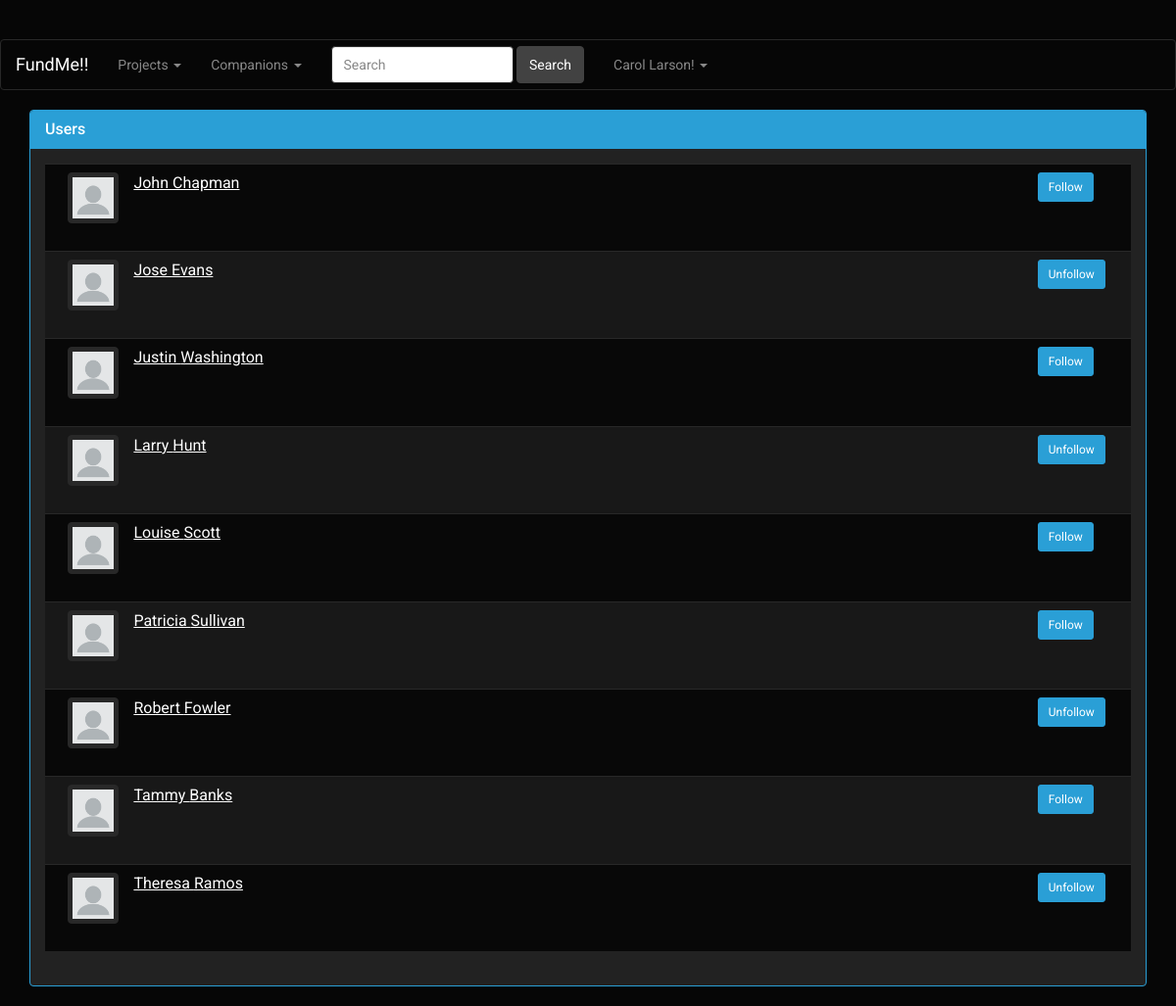
Screenshot of /allusers.php (signed in) with the database file from the repository.
### tables this page shows
CREATE TABLE `USER` (
  `EMAIL_ID` VARCHAR(45) NOT NULL,
  `PASSWORD` VARCHAR(45) NOT NULL,
  `FIRST_NAME` VARCHAR(45) NOT NULL,
  `LAST_NAME` VARCHAR(45) NOT NULL,
  `ADDRESS_LINE_1` VARCHAR(100) NOT NULL,
  `ADDRESS_LINE_2` VARCHAR(100) NULL,
  `CITY` VARCHAR(45) NOT NULL,
  `STATE` VARCHAR(45) NOT NULL,
  `COUNTRY` VARCHAR(45) NOT NULL,
  `ZIPCODE` INT(11) NOT NULL,
  `PHONE` VARCHAR(10) NOT NULL,
  `INTEREST` VARCHAR(45) DEFAULT NULL,
  `PHOTO` BLOB,
  PRIMARY KEY (`EMAIL_ID`)
);

### allusers.php (the view, shortened to what this page needs)
<html lang="en">
<head>
    <link href="css/bootstrap.min.css" rel="stylesheet">
    <link rel="stylesheet" href="https://maxcdn.bootstrapcdn.com/bootstrap/3.3.7/css/bootstrap.min.css"
>
</head>
<body>
<?php
require 'dbconn.php';
require 'navbar.php';
?>
<?php
if (!isset($_SESSION['email'])) {
    echo "Enter email Please";
} else {
    $sql =
        "SELECT EMAIL_ID,FIRST_NAME,LAST_NAME,PHOTO from USER where EMAIL_ID <>'" . $_SESSION['email'] . "'";
    $result = $conn->query($sql);
    if ($result->num_rows === 0) {
        echo "";
        echo '<div class="alert alert-dismissible alert-danger">
				<button type="button" class="close" data-dismiss="alert">&times;</button>
				<strong>Oh snap! There are no other emails on FundMe other than you.</strong>
				</div>';
    } else {
        ?>
        <div class="container">
            <div class='panel panel-primary'>
                <div class='panel-heading'>
                    <h3 class='panel-title'>Users</h3>
                </div>
                <div class='panel-body'>
                    <table class="table table-striped table-hover">
                        <tbody>
                        <?php
                        while ($row = $result->fetch_assoc()) { ?>
                            <tr>
                                <td>
                                    <div class="col-sm-1">
                                        <div class="thumbnail">
                                            <?php
                                            if (is_null($row['PHOTO'])) {
                                                ?>
                                                <img class="img-responsive user-photo" src="img/blank.png">
                                                <?php
                                            } else {
                                                ?>
                                                <img class="img-responsive user-photo"
>
                                                <?php
                                            }
                                            ?>
                                        </div>
                                    </div>
                                    <a href="viewOtherUserProfile.php?email=<?php echo $row['EMAIL_ID'] ?>">
                                        <?php echo $row['FIRST_NAME'] . " " . $row['LAST_NAME'] ?>
                                    </a>
                                </td>
                                <td>
                                    <?php
                                    $sql_checkfollower =
                                        "SELECT * FROM FOLLOWER WHERE UPPER(FOLLOWER_EMAIL_ID)=UPPER('" . $email . "') AND UPPER(FOLLOWED_EMAIL_ID)=UPPER('" . $row['EMAIL_ID'] . "')";
                                    $result_checkfollower = $conn->query($sql_checkfollower);
                                    if ($result_checkfollower->num_rows === 0) {
                                        echo "<a href='addfollow.php?email=" . $row['EMAIL_ID'] . "' class='btn btn-primary btn-sm'>Follow</a>";
                                    } else {
                                        echo "<a href='unfollow.php?email=" . $row['EMAIL_ID'] . "' class='btn btn-primary btn-sm'>Unfollow</a>";
                                    }
                                    ?>
                                </td>
                            </tr>
                            <?php
                        } ?>
                        </tbody>
                    </table>
                </div>
            </div>
        </div>
        <?php
    }
}
?>
</body>
</html>

### navbar.php (shortened to what this page needs)
<?php
require 'dbconn.php';
?>
<nav class="navbar navbar-default">
    <div class="container-fluid">
        <div class="navbar-header">
            <a class="navbar-brand" href="homepage.php">FundMe!!</a>
        </div>
        <div class="collapse navbar-collapse" id="bs-example-navbar-collapse-1">
            <ul class="nav navbar-nav">
                <li class="dropdown">
                    <a href="#" class="dropdown-toggle" data-toggle="dropdown" role="button" aria-expanded="false">Projects
                        <span class="caret"></span></a>
                </li>
                <li class="dropdown">
                    <a href="#" class="dropdown-toggle" data-toggle="dropdown" role="button" aria-expanded="false">Companions
                        <span class="caret"></span></a>
                </li>
                <li>
                    <form class="navbar-form navbar-left" role="search" method="POST" action="search.php">
                        <div class="form-group">
                            <input type="text" class="form-control" placeholder="Search" name="keyword">
                        </div>
                        <button type="submit" class="btn btn-default">Search</button>
                    </form>
                </li>
                <li class="dropdown">
                    <a href="#" class="dropdown-toggle" data-toggle="dropdown" role="button" aria-expanded="false">
                        <?php
                        if (isset($_SESSION['email'])) {
                            $email = $_SESSION['email'];
                            $sql_getname = "select first_name,last_name from user where email_id='" . $_SESSION['email'] . "'";
                            $result_getname = $conn->query($sql_getname);
                            $row_getname = $result_getname->fetch_assoc();
                            echo $row_getname['first_name'] . " " . $row_getname['last_name'] . "!";
                        } else {
                        }
                        ?>
                        <span class="caret"></span></a>
                </li>
            </ul>
        </div>
    </div>
</nav>

### rows the page displays
user: FIRST_NAME "Carol", LAST_NAME "Larson"
user: FIRST_NAME "John", LAST_NAME "Chapman"
user: FIRST_NAME "Jose", LAST_NAME "Evans"
user: FIRST_NAME "Justin", LAST_NAME "Washington"
user: FIRST_NAME "Larry", LAST_NAME "Hunt"
user: FIRST_NAME "Louise", LAST_NAME "Scott"
user: FIRST_NAME "Patricia", LAST_NAME "Sullivan"
user: FIRST_NAME "Robert", LAST_NAME "Fowler"
user: FIRST_NAME "Tammy", LAST_NAME "Banks"
user: FIRST_NAME "Theresa", LAST_NAME "Ramos"
